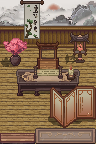

Tiled map render using the project's own tile images. Description and the map definition, with tile-layer contents summarised, below:
An orthogonal 6x9 tile map with 16x16 px tiles, 6 tile layers (Back, Back2, Buildings, Front, ...).

<map version="1.10" tiledversion="1.10.2" orientation="orthogonal" renderorder="right-down" width="6" height="9" tilewidth="16" tileheight="16" infinite="0" nextlayerid="13" nextobjectid="7">
 <properties>
  <property name="DayTiles" value="Buildings 1 0 256 Buildings 1 1 288" />
  <property name="Light" value="5 6 4" />
  <property name="NightTiles" value="Buildings 1 0 1222 Buildings 1 1 1254" />
 </properties>
 <tileset firstgid="1" source="SN_picture material.tsx" />
 <layer id="1" name="Back" width="6" height="9">
  <data>[54 cells, 52 non-empty, 14 distinct tile ids]</data>
 </layer>
 <objectgroup id="2" name="Back" />
 <layer id="12" name="Back2" width="6" height="9">
  <data>[54 cells, 8 non-empty, 7 distinct tile ids]</data>
 </layer>
 <objectgroup id="11" name="Back2" />
 <layer id="3" name="Buildings" width="6" height="9">
  <data>[54 cells, 29 non-empty, 26 distinct tile ids]</data>
 </layer>
 <objectgroup id="4" name="Buildings" />
 <layer id="5" name="Front" width="6" height="9">
  <data>[54 cells, 10 non-empty, 10 distinct tile ids]</data>
 </layer>
 <objectgroup id="6" name="Front" />
 <layer id="10" name="Paths" width="6" height="9">
  <data>[54 cells, 0 non-empty, 0 distinct tile ids]</data>
 </layer>
 <objectgroup id="9" name="Paths" />
 <layer id="7" name="AlwaysFront" width="6" height="9">
  <data>[54 cells, 9 non-empty, 9 distinct tile ids]</data>
 </layer>
 <objectgroup id="8" name="AlwaysFront" />
</map>
